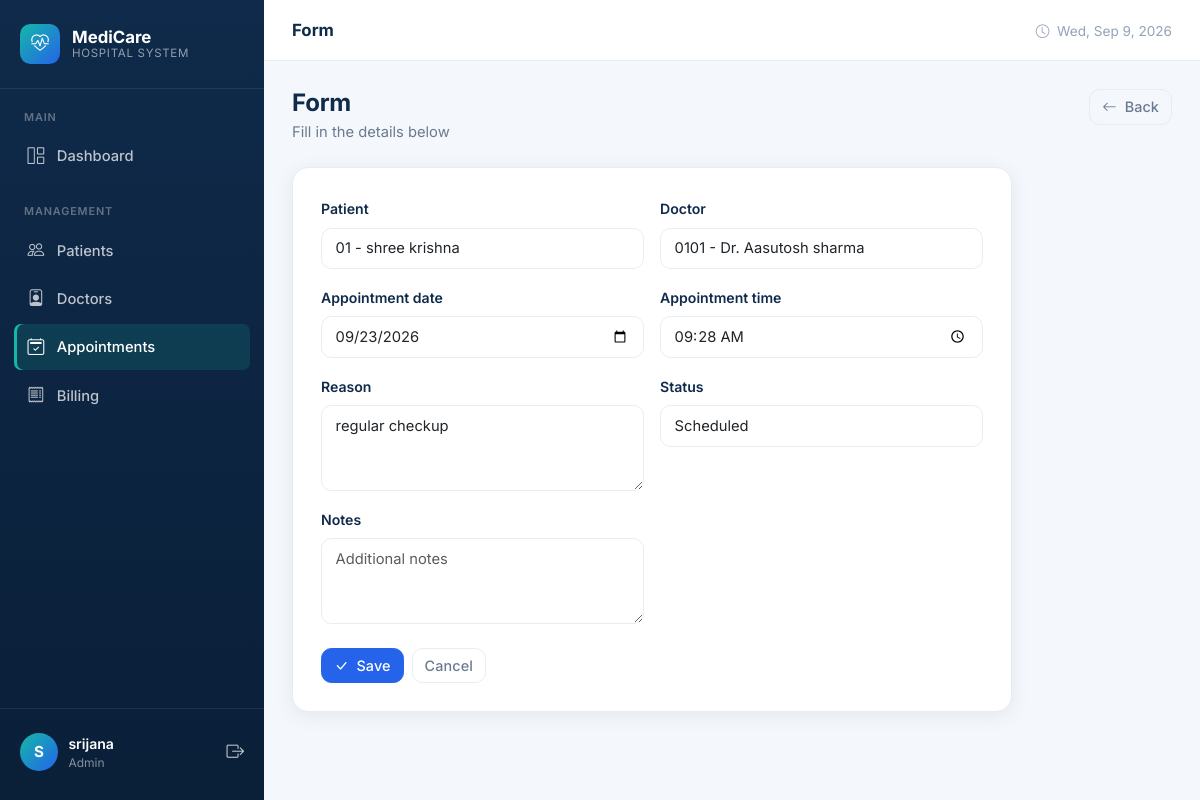
/appointments/1/edit/ (signed in), run on the app's committed database.
### hospital/models.py (models this page shows, shortened)
class Patient(models.Model):
        user = models.OneToOneField(
        User,
        on_delete=models.CASCADE,
        null=True,
        blank=True,
        related_name='patient_profile'
    )
        GENDER_CHOICES = [
        ('Male', 'Male'),
        ('Female', 'Female'),
        ('Other', 'Other'),
    ]
        BLOOD_GROUP_CHOICES = [
        ('A+', 'A+'),
        ('A-', 'A-'),
        ('B+', 'B+'),
        ('B-', 'B-'),
        ('AB+', 'AB+'),
        ('AB-', 'AB-'),
        ('O+', 'O+'),
        ('O-', 'O-'),
    ]
        patient_id = models.CharField(max_length=20, unique=True)
        full_name = models.CharField(max_length=100)
        date_of_birth = models.DateField()
        gender = models.CharField(max_length=10, choices=GENDER_CHOICES)
        blood_group = models.CharField(
        max_length=5,
        choices=BLOOD_GROUP_CHOICES
    )
        phone = models.CharField(max_length=15)
        email = models.EmailField(blank=True)
        address = models.TextField()
        emergency_contact = models.CharField(max_length=15)
        created_at = models.DateTimeField(auto_now_add=True)
        def __str__(self):
            return f"{self.patient_id} - {self.full_name}"

class Doctor(models.Model):
        user = models.OneToOneField(
        User,
        on_delete=models.CASCADE,
        null=True,
        blank=True,
        related_name='doctor_profile'
    )
        SPECIALIZATION_CHOICES = [
        ('Cardiologist', 'Cardiologist'),
        ('Dermatologist', 'Dermatologist'),
        ('Neurologist', 'Neurologist'),
        ('Orthopedic', 'Orthopedic'),
        ('Pediatrician', 'Pediatrician'),
        ('Psychiatrist', 'Psychiatrist'),
        ('General Physician', 'General Physician'),
        ('Gynecologist', 'Gynecologist'),
        ('Dentist', 'Dentist'),
        ('Other', 'Other'),
    ]
        GENDER_CHOICES = [
        ('Male', 'Male'),
        ('Female', 'Female'),
        ('Other', 'Other'),
    ]
        doctor_id = models.CharField(max_length=20, unique=True)
        full_name = models.CharField(max_length=100)
        gender = models.CharField(max_length=10, choices=GENDER_CHOICES)
        specialization = models.CharField(
        max_length=50,
        choices=SPECIALIZATION_CHOICES
    )
        phone = models.CharField(max_length=15)
        email = models.EmailField(blank=True)
        address = models.TextField()
        qualification = models.CharField(max_length=100)
        experience = models.PositiveIntegerField()
        consultation_fee = models.DecimalField(
        max_digits=10,
        decimal_places=2
    )
        created_at = models.DateTimeField(auto_now_add=True)
        def __str__(self):
            return f"{self.doctor_id} - Dr. {self.full_name}"

class Appointment(models.Model):
    STATUS_CHOICES = [
        ('Scheduled', 'Scheduled'),
        ('Completed', 'Completed'),
        ('Cancelled', 'Cancelled'),
    ]
    patient = models.ForeignKey(
        Patient,
        on_delete=models.CASCADE,
        related_name='appointments'
    )
    doctor = models.ForeignKey(
        Doctor,
        on_delete=models.CASCADE,
        related_name='appointments'
    )
    appointment_date = models.DateField()
    appointment_time = models.TimeField()
    reason = models.TextField()
    status = models.CharField(
        max_length=20,
        choices=STATUS_CHOICES,
        default='Scheduled'
    )
    notes = models.TextField(blank=True)
    created_at = models.DateTimeField(auto_now_add=True)

### hospital/views.py (the view)
@login_required
def edit_appointment(request, id):
    appointment = get_object_or_404(
        Appointment,
        id=id
    )
    if request.method == 'POST':
        form = AppointmentForm(
            request.POST,
            instance=appointment
        )
        if form.is_valid():
            form.save()
            return redirect('appointment_list')
    else:
        form = AppointmentForm(
            instance=appointment
        )
    return render(
        request,
        'hospital/edit_appointment.html',
        {
            'form': form,
            'appointment': appointment,
        }
    )

### hospital/templates/hospital/edit_appointment.html (shortened to what this page needs)
{% extends 'hospital/base.html' %}
{% block page_title %}Form{% endblock %}
{% block content %}
<div class="page-header">
    <div>
        <h1>Form</h1>
        <div class="subtitle">Fill in the details below</div>
    </div>
    <a href="javascript:history.back()" class="btn btn-outline-secondary">
        <i class="bi bi-arrow-left me-1"></i> Back
    </a>
</div>
<div class="form-section" style="max-width:720px;">
    <form method="POST">
        <div class="row g-3">
            {% for field in form %}
            <div class="col-md-6">
                <label class="form-label" for="{{ field.id_for_label }}">{{ field.label }}</label>
                {{ field }}
            </div>
            {% endfor %}
        </div>
        <div class="mt-4 d-flex gap-2">
            <button type="submit" class="btn btn-primary">
                <i class="bi bi-check-lg me-1"></i> Save
            </button>
            <a href="javascript:history.back()" class="btn btn-outline-secondary">Cancel</a>
        </div>
    </form>
</div>
{% endblock %}

### hospital/templates/hospital/base.html (shortened to what this page needs)
{% load static %}
<!DOCTYPE html>
<html lang="en">
<head>
    <link href="https://cdn.jsdelivr.net/npm/bootstrap@5.3.3/dist/css/bootstrap.min.css" rel="stylesheet">
    <link href="https://cdn.jsdelivr.net/npm/bootstrap-icons@1.11.3/font/bootstrap-icons.min.css" rel="stylesheet">
    <link href="{% static 'hospital/css/style.css' %}" rel="stylesheet">
</head>
<body>
{% if request.user.is_authenticated %}
<div class="app-wrapper">
    <aside class="sidebar" id="sidebar">
        <div class="sidebar-brand">
            <div class="brand-icon">
                <i class="bi bi-heart-pulse"></i>
            </div>
            <div class="brand-text">
                MediCare
                <small>Hospital System</small>
            </div>
        </div>
        <nav class="sidebar-nav">
            {% if request.user.profile.role == 'STAFF' or request.user.is_superuser %}
            <div class="nav-section">
                <div class="nav-section-title">Main</div>
                <a href="{% url 'staff_dashboard' %}" class="nav-link {% if request.resolver_match.url_name == 'staff_dashboard' or request.resolver_match.url_name == 'dashboard' %}active{% endif %}">
                    <i class="bi bi-grid-1x2"></i> Dashboard
                </a>
            </div>
            <div class="nav-section">
                <div class="nav-section-title">Management</div>
                <a href="{% url 'patient_list' %}" class="nav-link {% if 'patient' in request.resolver_match.url_name %}active{% endif %}">
                    <i class="bi bi-people"></i> Patients
                </a>
                <a href="{% url 'doctor_list' %}" class="nav-link {% if 'doctor' in request.resolver_match.url_name and 'dashboard' not in request.resolver_match.url_name %}active{% endif %}">
                    <i class="bi bi-person-badge"></i> Doctors
                </a>
                <a href="{% url 'appointment_list' %}" class="nav-link {% if 'appointment' in request.resolver_match.url_name %}active{% endif %}">
                    <i class="bi bi-calendar2-check"></i> Appointments
                </a>
                <a href="{% url 'bill_list' %}" class="nav-link {% if 'bill' in request.resolver_match.url_name %}active{% endif %}">
                    <i class="bi bi-receipt"></i> Billing
                </a>
            </div>
            {% endif %}
        </nav>
        <div class="sidebar-footer">
            <div class="user-info">
                <div class="user-avatar">
                    {{ request.user.username|first|upper }}
                </div>
                <div class="user-meta">
                    <div class="name">{{ request.user.get_full_name|default:request.user.username }}</div>
                    <div class="role">
                        {% if request.user.profile.role == 'STAFF' %}Hospital Staff
                        {% elif request.user.profile.role == 'DOCTOR' %}Doctor
                        {% elif request.user.profile.role == 'PATIENT' %}Patient
                        {% else %}Admin{% endif %}
                    </div>
                </div>
                <a href="{% url 'logout' %}" class="text-white opacity-75" title="Logout" style="font-size:1.1rem;">
                    <i class="bi bi-box-arrow-right"></i>
                </a>
            </div>
        </div>
    </aside>
    <div class="main-content">
        <header class="topbar">
            <div class="d-flex align-items-center gap-3">
                <div class="topbar-title">{% block page_title %}Dashboard{% endblock %}</div>
            </div>
            <div class="topbar-actions">
                <span class="text-muted-2 d-none d-md-inline" style="font-size:0.85rem;">
                    <i class="bi bi-clock me-1"></i>
                    <span id="currentDate"></span>
                </span>
            </div>
        </header>
        <div class="content-area">
            {% block content %}{% endblock %}
        </div>
    </div>
</div>
{% else %}
{% block auth_content %}{% endblock %}
{% endif %}
</body>
</html>

### data on the page
Patient: form "01 - shree krishna"
Doctor: form "0101 - Dr. Aasutosh sharma"
Appointment: form "09/23/2026" "09:28:00" "regular checkup" "Scheduled"

### other printed values
{{ request.user.username|first|upper }} "S"
{{ request.user.get_full_name|default:request.user.username }} "srijana"
{{ field.label }} "Patient" "Doctor" "Appointment date" "Appointment time" "Reason" "Status" "Notes"
